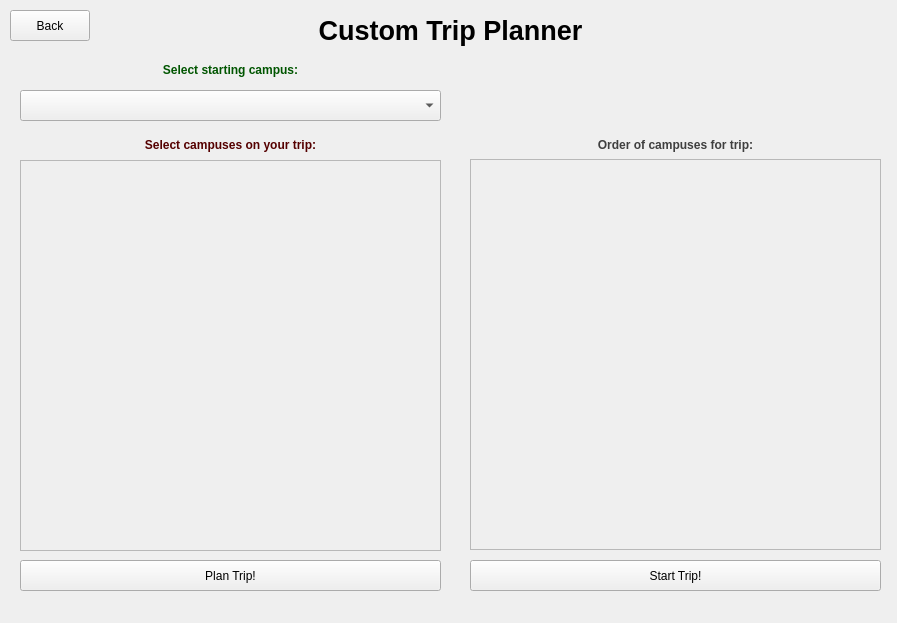
<?xml version="1.0" encoding="UTF-8"?>
<ui version="4.0">
 <class>pathCustom</class>
 <widget class="QWidget" name="pathCustom">
  <property name="geometry">
   <rect>
    <x>0</x>
    <y>0</y>
    <width>897</width>
    <height>623</height>
   </rect>
  </property>
  <property name="windowTitle">
   <string>Form</string>
  </property>
  <widget class="QLabel" name="startCampusHeader_4">
   <property name="geometry">
    <rect>
     <x>20</x>
     <y>55</y>
     <width>421</width>
     <height>31</height>
    </rect>
   </property>
   <property name="text">
    <string>&lt;html&gt;&lt;head/&gt;&lt;body&gt;&lt;p align=&quot;center&quot;&gt;&lt;span style=&quot; font-weight:600; color:#005500;&quot;&gt;Select starting campus:&lt;/span&gt;&lt;/p&gt;&lt;/body&gt;&lt;/html&gt;</string>
   </property>
  </widget>
  <widget class="QPushButton" name="planTrip_button">
   <property name="geometry">
    <rect>
     <x>20</x>
     <y>560</y>
     <width>421</width>
     <height>31</height>
    </rect>
   </property>
   <property name="text">
    <string>Plan Trip!</string>
   </property>
  </widget>
  <widget class="QToolButton" name="startTrip_button">
   <property name="geometry">
    <rect>
     <x>470</x>
     <y>560</y>
     <width>411</width>
     <height>31</height>
    </rect>
   </property>
   <property name="text">
    <string>Start Trip!</string>
   </property>
  </widget>
  <widget class="QComboBox" name="selectStartingCampus">
   <property name="geometry">
    <rect>
     <x>20</x>
     <y>90</y>
     <width>421</width>
     <height>31</height>
    </rect>
   </property>
  </widget>
  <widget class="QLabel" name="admin_label">
   <property name="geometry">
    <rect>
     <x>10</x>
     <y>10</y>
     <width>881</width>
     <height>41</height>
    </rect>
   </property>
   <property name="font">
    <font>
     <pointsize>20</pointsize>
     <weight>75</weight>
     <bold>true</bold>
    </font>
   </property>
   <property name="text">
    <string>Custom Trip Planner</string>
   </property>
   <property name="alignment">
    <set>Qt::AlignCenter</set>
   </property>
  </widget>
  <widget class="QLabel" name="startCampusHeader_5">
   <property name="geometry">
    <rect>
     <x>20</x>
     <y>135</y>
     <width>421</width>
     <height>21</height>
    </rect>
   </property>
   <property name="text">
    <string>&lt;html&gt;&lt;head/&gt;&lt;body&gt;&lt;p align=&quot;center&quot;&gt;&lt;span style=&quot; font-weight:600; color:#550000;&quot;&gt;Select campuses on your trip:&lt;/span&gt;&lt;/p&gt;&lt;/body&gt;&lt;/html&gt;</string>
   </property>
  </widget>
  <widget class="QLabel" name="startCampusHeader_6">
   <property name="geometry">
    <rect>
     <x>470</x>
     <y>130</y>
     <width>411</width>
     <height>31</height>
    </rect>
   </property>
   <property name="text">
    <string>&lt;html&gt;&lt;head/&gt;&lt;body&gt;&lt;p align=&quot;center&quot;&gt;&lt;span style=&quot; font-weight:600; color:#3f3f3f;&quot;&gt;Order of campuses for trip:&lt;/span&gt;&lt;/p&gt;&lt;/body&gt;&lt;/html&gt;</string>
   </property>
  </widget>
  <widget class="QPushButton" name="backButton">
   <property name="geometry">
    <rect>
     <x>10</x>
     <y>10</y>
     <width>80</width>
     <height>31</height>
    </rect>
   </property>
   <property name="text">
    <string>Back</string>
   </property>
  </widget>
  <widget class="QScrollArea" name="scrollArea_selectColleges">
   <property name="geometry">
    <rect>
     <x>20</x>
     <y>160</y>
     <width>421</width>
     <height>391</height>
    </rect>
   </property>
   <property name="widgetResizable">
    <bool>true</bool>
   </property>
   <widget class="QWidget" name="scrollAreaWidgetContents">
    <property name="geometry">
     <rect>
      <x>0</x>
      <y>0</y>
      <width>419</width>
      <height>389</height>
     </rect>
    </property>
   </widget>
  </widget>
  <widget class="QScrollArea" name="scrollArea_displayTrip">
   <property name="geometry">
    <rect>
     <x>470</x>
     <y>159</y>
     <width>411</width>
     <height>391</height>
    </rect>
   </property>
   <property name="widgetResizable">
    <bool>true</bool>
   </property>
   <widget class="QWidget" name="scrollAreaWidgetContents_2">
    <property name="geometry">
     <rect>
      <x>0</x>
      <y>0</y>
      <width>409</width>
      <height>389</height>
     </rect>
    </property>
   </widget>
  </widget>
 </widget>
 <resources/>
 <connections/>
</ui>
